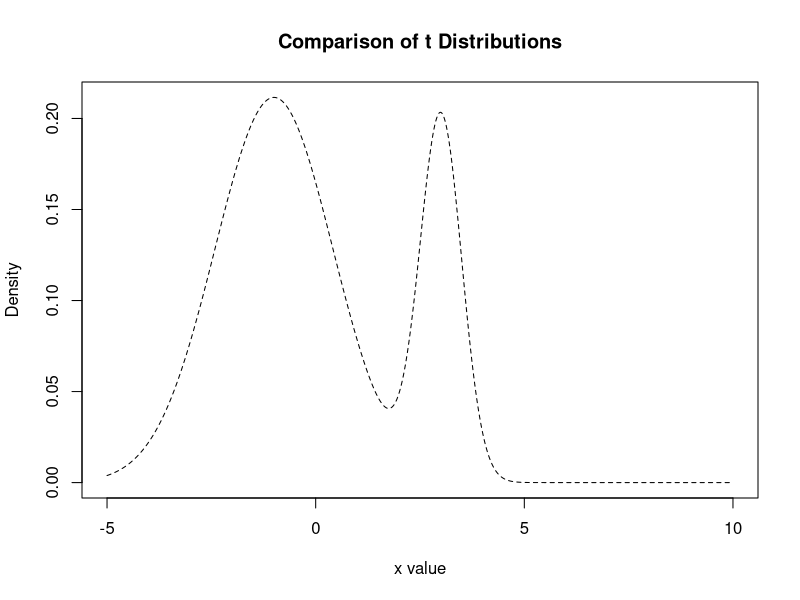
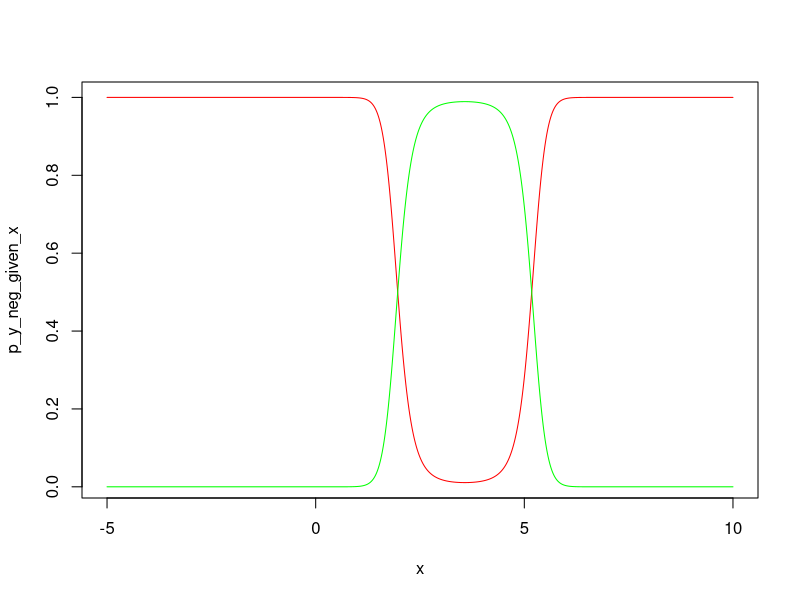

Source code (R) for these figures, in order:
p_y_plus <- 0.25
p_y_neg  <- 0.75

x = seq(-5, 10, length= 1000)

p_x_given_y_neg <- (1/(2*sqrt(pi)))*exp(-((x+1)^2)/4)
p_x_given_y_plus  <- (sqrt(2)/(sqrt(pi)))*exp(-2*((x-3)^2))

p_x <- (p_x_given_y_plus*p_y_plus)+(p_x_given_y_neg*p_y_neg)  
g_x <- (p_x_given_y_plus*p_y_plus)-(p_x_given_y_neg*p_y_neg)
g_bar <- g_x/p_x
plot(x, p_x, type="l", lty=2, xlab="x value",
     ylab="Density", main="Comparison of t Distributions")

p_y_neg_given_x <- p_x_given_y_neg*p_y_neg/p_x
p_y_pos_given_x <- p_x_given_y_plus*p_y_plus/p_x


plot(x,p_y_neg_given_x,type="l",col="red")
lines(x,p_y_pos_given_x,col="green")


